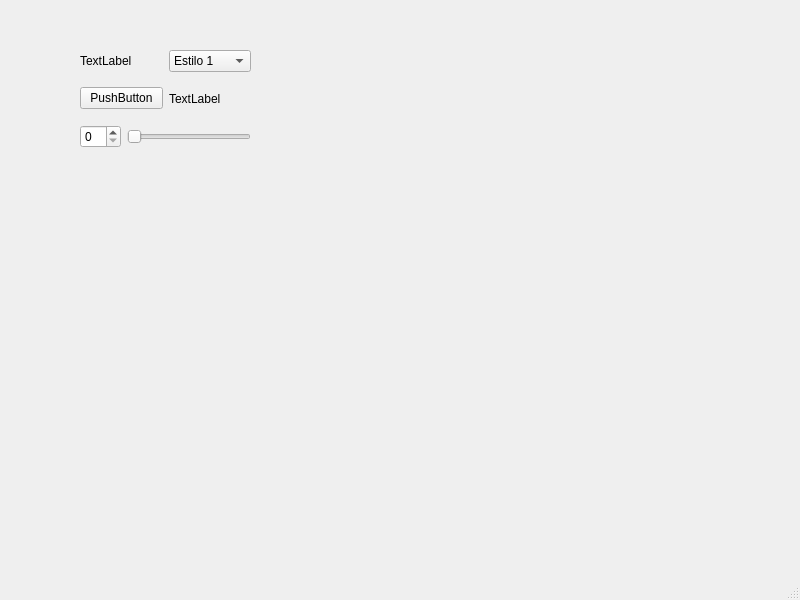
<?xml version="1.0" encoding="UTF-8"?>
<ui version="4.0">
 <class>MainWindow</class>
 <widget class="QMainWindow" name="MainWindow">
  <property name="geometry">
   <rect>
    <x>0</x>
    <y>0</y>
    <width>800</width>
    <height>600</height>
   </rect>
  </property>
  <property name="windowTitle">
   <string>MainWindow</string>
  </property>
  <widget class="QWidget" name="centralwidget">
   <widget class="QWidget" name="">
    <property name="geometry">
     <rect>
      <x>80</x>
      <y>50</y>
      <width>171</width>
      <height>98</height>
     </rect>
    </property>
    <layout class="QVBoxLayout" name="verticalLayout">
     <item>
      <layout class="QHBoxLayout" name="horizontalLayout">
       <item>
        <widget class="QLabel" name="label">
         <property name="text">
          <string>TextLabel</string>
         </property>
        </widget>
       </item>
       <item>
        <widget class="QComboBox" name="comboBox">
         <item>
          <property name="text">
           <string>Estilo 1</string>
          </property>
         </item>
         <item>
          <property name="text">
           <string>Estilo 2</string>
          </property>
         </item>
         <item>
          <property name="text">
           <string>Estilo 3</string>
          </property>
         </item>
        </widget>
       </item>
      </layout>
     </item>
     <item>
      <layout class="QHBoxLayout" name="horizontalLayout_2">
       <item>
        <widget class="QPushButton" name="pushButton">
         <property name="text">
          <string>PushButton</string>
         </property>
        </widget>
       </item>
       <item>
        <widget class="QLabel" name="label_2">
         <property name="text">
          <string>TextLabel</string>
         </property>
        </widget>
       </item>
      </layout>
     </item>
     <item>
      <layout class="QHBoxLayout" name="horizontalLayout_3">
       <item>
        <widget class="QSpinBox" name="spinBox"/>
       </item>
       <item>
        <widget class="QSlider" name="horizontalSlider">
         <property name="orientation">
          <enum>Qt::Orientation::Horizontal</enum>
         </property>
        </widget>
       </item>
      </layout>
     </item>
    </layout>
   </widget>
  </widget>
  <widget class="QMenuBar" name="menubar">
   <property name="geometry">
    <rect>
     <x>0</x>
     <y>0</y>
     <width>800</width>
     <height>33</height>
    </rect>
   </property>
  </widget>
  <widget class="QStatusBar" name="statusbar"/>
 </widget>
 <resources/>
 <connections/>
</ui>
